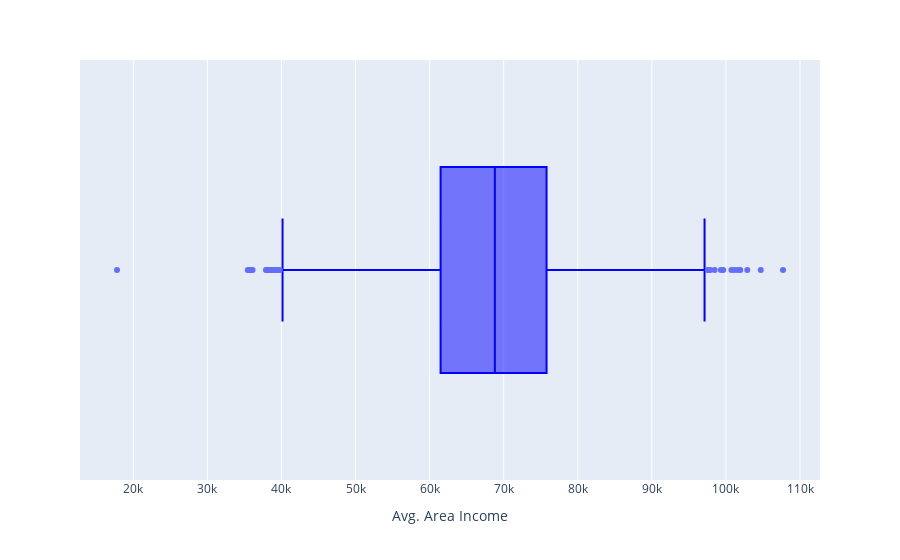

This figure's notebook cell:
### Code cell
import seaborn as sns
import numpy as np
import chart_studio.plotly as py

import plotly.graph_objects as go
import plotly.express as px

# A plotagem de gráficos box, ou boxplot, é uma forma eficaz de visualizar a distribuição de um conjunto de dados e identificar valores atípicos.
fig = px.box(df, x='Avg. Area Income')
fig.update_traces(line_color='blue')

### Figure 1 — Plotly figure (JSON) as saved in the notebook; plotly's stock layout.template omitted (floating-point values rounded to 4 significant figures; data arrays with more than 128 entries replaced by an {"elided": "..."} marker saying what was removed)
{"data": [{"alignmentgroup": "True", "hovertemplate": "Avg. Area Income=%{x}<extra></extra>", "legendgroup": "", "line": {"color": "blue"}, "marker": {"color": "#636efa"}, "name": "", "notched": false, "offsetgroup": "", "orientation": "h", "showlegend": false, "type": "box", "x": {"elided": "5000 float values"}, "x0": " ", "xaxis": "x", "y0": " ", "yaxis": "y"}], "layout": {"boxmode": "group", "legend": {"tracegroupgap": 0}, "margin": {"t": 60}, "xaxis": {"anchor": "y", "domain": [0, 1], "title": {"text": "Avg. Area Income"}}, "yaxis": {"anchor": "x", "domain": [0, 1]}}}
